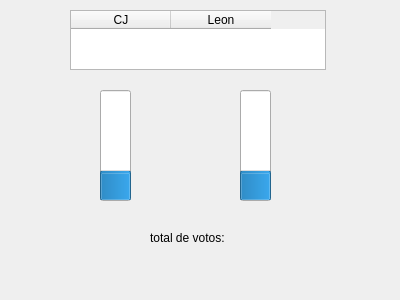
<?xml version="1.0" encoding="UTF-8"?>
<ui version="4.0">
 <class>Grafico</class>
 <widget class="QDialog" name="Grafico">
  <property name="geometry">
   <rect>
    <x>0</x>
    <y>0</y>
    <width>400</width>
    <height>300</height>
   </rect>
  </property>
  <property name="windowTitle">
   <string>Grafico</string>
  </property>
  <property name="windowIcon">
   <iconset theme="QIcon::ThemeIcon::MailAttachment"/>
  </property>
  <widget class="QTableWidget" name="tbt_votos">
   <property name="geometry">
    <rect>
     <x>70</x>
     <y>10</y>
     <width>256</width>
     <height>60</height>
    </rect>
   </property>
   <property name="sizePolicy">
    <sizepolicy hsizetype="Fixed" vsizetype="Fixed">
     <horstretch>128</horstretch>
     <verstretch>0</verstretch>
    </sizepolicy>
   </property>
   <property name="verticalScrollBarPolicy">
    <enum>Qt::ScrollBarPolicy::ScrollBarAlwaysOff</enum>
   </property>
   <property name="horizontalScrollBarPolicy">
    <enum>Qt::ScrollBarPolicy::ScrollBarAlwaysOff</enum>
   </property>
   <property name="sizeAdjustPolicy">
    <enum>QAbstractScrollArea::SizeAdjustPolicy::AdjustToContents</enum>
   </property>
   <property name="editTriggers">
    <set>QAbstractItemView::EditTrigger::NoEditTriggers</set>
   </property>
   <property name="showDropIndicator" stdset="0">
    <bool>false</bool>
   </property>
   <column>
    <property name="text">
     <string>CJ</string>
    </property>
   </column>
   <column>
    <property name="text">
     <string>Leon</string>
    </property>
   </column>
  </widget>
  <widget class="QProgressBar" name="pgs_cj">
   <property name="geometry">
    <rect>
     <x>100</x>
     <y>90</y>
     <width>31</width>
     <height>111</height>
    </rect>
   </property>
   <property name="sizePolicy">
    <sizepolicy hsizetype="Fixed" vsizetype="Fixed">
     <horstretch>0</horstretch>
     <verstretch>0</verstretch>
    </sizepolicy>
   </property>
   <property name="value">
    <number>24</number>
   </property>
   <property name="alignment">
    <set>Qt::AlignmentFlag::AlignCenter</set>
   </property>
   <property name="textVisible">
    <bool>true</bool>
   </property>
   <property name="orientation">
    <enum>Qt::Orientation::Vertical</enum>
   </property>
   <property name="textDirection">
    <enum>QProgressBar::Direction::TopToBottom</enum>
   </property>
  </widget>
  <widget class="QProgressBar" name="pgs_leon">
   <property name="geometry">
    <rect>
     <x>240</x>
     <y>90</y>
     <width>31</width>
     <height>111</height>
    </rect>
   </property>
   <property name="value">
    <number>24</number>
   </property>
   <property name="alignment">
    <set>Qt::AlignmentFlag::AlignCenter</set>
   </property>
   <property name="orientation">
    <enum>Qt::Orientation::Vertical</enum>
   </property>
  </widget>
  <widget class="QLabel" name="lbl_total">
   <property name="geometry">
    <rect>
     <x>150</x>
     <y>230</y>
     <width>111</width>
     <height>16</height>
    </rect>
   </property>
   <property name="text">
    <string>total de votos:</string>
   </property>
  </widget>
 </widget>
 <resources/>
 <connections/>
</ui>
